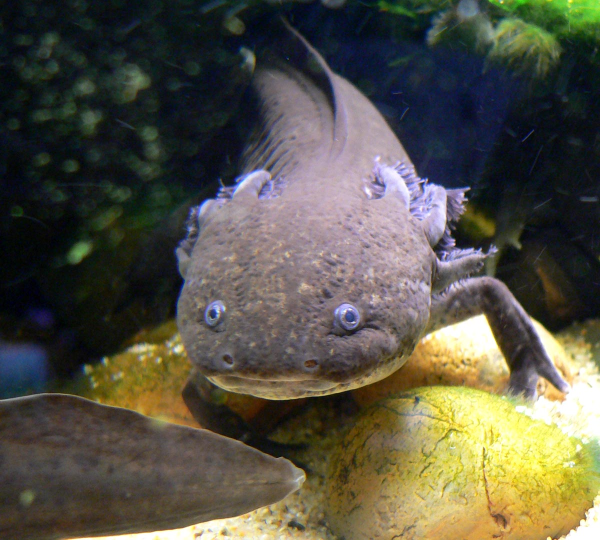
#> input picture datasets/bioelectric_target_morphology_memory/salamander_limb_regeneration_specimen.jpg, 1200 x 1079 px (shown at 1/2 size)
$ python -i 2015-pezzulo-bioelectric-target-morphology-memory.py   (imports and definitions only)
#> lines starting #> are read from the running program, lines starting #| are printed output that depends on the picture; after the words box and inside, x2 and y2 are one past the last pixel; in counts of white or black regions, pixels touching at a corner belong together
#!/usr/bin/env python3
r"""
2015-pezzulo-bioelectric-target-morphology-memory.py — Pezzulo & Levin (2015) J. R. Soc. Interface
12:20150772 & Friston, Levin, Sengupta & Pezzulo (2015) J. R. Soc. Interface 12:20141383
Active Inference, Variational Free Energy Minimization, and Homeostatic Anatomical
Error-Correction Toward Bioelectric Target Morphology Setpoints (Ambystoma mexicanum).

Mathematical & Biological Specification
=======================================
1. **Variational Free Energy of Anatomical Homeostasis (Pezzulo & Levin 2015; Friston et al. 2015):**
   An anatomical complex (such as a regenerating salamander forelimb composed of stylopod,
   zeugopod, and autopod segments $\mathbf{x}(t) = (x_{\mathrm{styl}}, x_{\mathrm{zeug}}, x_{\mathrm{auto}})^\top$
   with total proximodistal length $L(t) = \sum_{i=1}^3 x_i(t)$ and organ identity coordinate
   $\psi(t) \in [-1, +1]$) maintains an internal bioelectric representation $\boldsymbol{\mu}(t)$
   anchored by a stored bioelectric target setpoint $\boldsymbol{\mu}_{\mathrm{target}}$ (encoded in
   resting potential $V_{\mathrm{mem}}(s)$ across the tissue network). The Variational Free Energy is:

       F(\mu, x) = (1/2) \Pi_s || s(x) - g(\mu) ||^2 + (1/2) \Pi_p || \mu - \mu_target ||^2 >= 0

   where:
     - $\mathbf{s}(\mathbf{x}) = \mathbf{x}$ is the sensory measurement of current anatomical state,
     - $\mathbf{g}(\boldsymbol{\mu}) = \boldsymbol{\mu}$ is the generative model prediction of sensory state,
     - $\Pi_s \ge 0$ is sensory precision (modulated by innervation and gap-junctional sensing),
     - $\Pi_p > 0$ is prior precision of the stored bioelectric target morphology $\boldsymbol{\mu}_{\mathrm{target}}$.

2. **Coupled Active-Inference Perception & Morphogenetic Action (Friston et al. 2015 Eq. 2.6):**
   Both the internal bioelectric belief state $\boldsymbol{\mu}(t)$ and the physical anatomy
   $\mathbf{x}(t)$ perform gradient descent on Variational Free Energy $F(\boldsymbol{\mu}, \mathbf{x})$:

       d\mu/dt = -\kappa_\mu \partial F / \partial \mu
               = \kappa_\mu \Pi_s (x - \mu) - \kappa_\mu \Pi_p (\mu - \mu_target)
       dx/dt   = -\kappa_a   \partial F / \partial x
               = -\kappa_a \Pi_s (x - \mu)

   Along trajectories of this coupled gradient flow, $F(\boldsymbol{\mu}(t), \mathbf{x}(t))$ is a
   strict Lyapunov function:

       dF/dt = -(1 / \kappa_\mu) ||d\mu/dt||^2 - (1 / \kappa_a) ||dx/dt||^2 <= 0

3. **Lean 4 Formal Verification (`morphoeval/lean/loops/Loop_084_bioelectric_target_morphology_memory.lean`):**
   - `MathOfBiology.Loop_084.vfe_zero_at_target_and_symmetry`
   - `MathOfBiology.Loop_084.morpho_action_stop_and_denervation_arrest`
   - `MathOfBiology.Loop_084.canonical_bioelectric_target_regimes`

4. **Five Canonical Experimental Regimes (Pezzulo & Levin 2015 Figs. 1–4; Farinella-Ferruzza 1956):**
   - **Proximal Shoulder Amputation (`proximal_limb_amputation_shoulder`, $L_0 = 0.20 L^*$):**
     Amputation through the proximal stylopod creates a large initial sensory prediction error
     ($L^* - L_0 = 0.80$), driving rapid initial blastema growth that decelerates and stops
     strictly at $L(T) = L^* = 1.00$ ($F \to 0$).
   - **Distal Wrist Amputation (`distal_limb_amputation_wrist`, $L_0 = 0.70 L^*$):**
     Amputation through the distal autopod produces a smaller initial prediction error ($0.30$),
     driving slower blastema growth that converges to the exact same target length $L(T) = L^* = 1.00$
     (level-invariant anatomical equifinality: $|L_{\mathrm{prox}}(T) - L_{\mathrm{dist}}(T)| < 10^{-4}$).
   - **Tail-to-Limb Translocation Remodeling (`tail_to_limb_translocation_remodeling`, Farinella-Ferruzza 1956):**
     A tail blastema ($\psi_0 = -1.0$, $L_0 = 0.35$) grafted onto the permissive flank/shoulder limb
     field experiences high free energy relative to the host limb prior ($\psi^* = +1.0, L^* = 1.00$)
     and remodels continuously into a normal articulated limb ($\psi(T) \to +1.0, L(T) \to 1.00$).
   - **Rewritten Bioelectric Setpoint Memory (`rewritten_bioelectric_setpoint_memory`, Pezzulo & Levin 2015 Fig. 4):**
     Transient bioelectric circuit editing shifts the stored target setpoint from $\mu_{\mathrm{target}} = 1.00$
     to $\mu_{\mathrm{target}}' = 1.45$, so subsequent regeneration converges to the new target morphology
     $L^{*\prime} = 1.45$ without altering genomic sequence.
   - **Denervated Sensory-Precision Blockade Control (`denervated_sensory_precision_zero_arrest`, Singer 1952):**
     Severing the peripheral nerve supply sets sensory precision $\Pi_s = 0$, abolishing active
     morphogenetic error-correction ($\dot{\mathbf{x}} = -\kappa_a \Pi_s (\mathbf{x} - \boldsymbol{\mu}) \equiv 0$)
     and arresting the limb stump at $L(T) = L_0 = 0.20$.
"""

from __future__ import annotations

import argparse
import hashlib
import json
import math
import sys
from pathlib import Path
from typing import Any

import matplotlib
# [1 line not run here, left out]
import matplotlib.pyplot as plt
import numpy as np
from PIL import Image
from scipy import ndimage as ndi
from scipy import signal

ROOT = Path(__file__).resolve().parent.parent
DATASET_DIR = ROOT / "datasets" / "bioelectric_target_morphology_memory"
REF_JSON_PATH = DATASET_DIR / "bioelectric_target_morphology_memory_reference.json"
SPECIMEN_PATH = DATASET_DIR / "salamander_limb_regeneration_specimen.jpg"
SCOUT_PATH = DATASET_DIR / "scout_manifest.json"
BIB_PATH = DATASET_DIR / "paper_citations.bib"

OUT_PNG = ROOT / "docs" / "media" / "bioelectric_target_morphology_memory_comparison.png"
OUT_GIF = ROOT / "docs" / "media" / "bioelectric_target_morphology_memory_growth.gif"

EXPECTED_SHA256: dict[str, str] = {
    "datasets/bioelectric_target_morphology_memory/salamander_limb_regeneration_specimen.jpg": (
        "fe57ed2c5909e7af46ae0f3d35fb7e2eac68ab1d07e1351c4cd6966bebb6500f"
    ),
    "datasets/bioelectric_target_morphology_memory/scout_manifest.json": (
        "7d75a04159b0641d96cf0abb85cc5b14e30221edf1f4477204d399b65e53d7e0"
    ),
    "datasets/bioelectric_target_morphology_memory/paper_citations.bib": (
        "4235fafcb607658185b08942ac4388f24d20972023fa1f3506e22fd9640d34d7"
    ),
}


# [17 lines left out: function verify_dataset_sha256, not called in this run]


def load_reference() -> dict[str, Any]:
    """Load and return the vendored Pezzulo & Levin (2015) reference dataset JSON."""
    return json.loads(REF_JSON_PATH.read_text(encoding="utf-8"))


# --------------------------------------------------------------------------- #
# 1. Variational Free Energy & Active Inference Invariants (Lean 4 Laws 1-3)
# --------------------------------------------------------------------------- #
# [341 lines left out: functions variational_free_energy, active_inference_gradients, compute_vfe_invariants, split_limb_into_segments, simulate_active_inference_regeneration, evaluate_all_regimes_and_morphospace, not called in this run]


# --------------------------------------------------------------------------- #
# 2b. (Pass 3) Gap-Junctional Spatial Averaging of V_mem Prediction Errors
#     Across a 2D Blastema Cell Lattice
# --------------------------------------------------------------------------- #
# Pass 2 remediation item 2. Pietak & Levin (2017) J. R. Soc. Interface 14:20170425
# represent bioelectric networks as gap-junction (GJ) coupled cell networks in which
# each cell's transmembrane state relaxes toward its electrically coupled neighbours.
# Here the quantity shared across the blastema syncytium is the active-inference
# *prediction error* field itself,
#
#     eps[i, a] = Pi_s * (s_ia(x) - g(mu_a)),
#
# on a 2D lattice of blastema cells indexed by proximodistal layer i and
# anteroposterior column a. Innexin/connexin GJs implement the discrete graph
# Laplacian heat equation
#
#     d eps / d tau = D_gj * Lap_h(eps),   zero-flux (Neumann) at the blastema margin,
#
# integrated as `gj_sweeps` explicit Jacobi sweeps with diffusion number
# alpha = D_gj * d tau / h^2 (alpha <= 1/4 for 2D stability) scaled by the normalized
# GJ conductance g_gj in [0, 1] (g_gj = 0 reproduces heptanol / octanol GJ blockade).
#
# Two exact consequences, machine-checked as Lean 4 Law 4
# (`gap_junction_mean_conservation_and_contraction`):
#   (i)  zero-flux averaging conserves the lattice mean <eps> exactly, so the *global*
#        morphogenetic action dL/dt = -kappa_a <eps> and hence the equifinal target
#        length L* are unchanged by gap-junctional coupling;
#   (ii) the pairwise spread between coupled cells contracts by (1 - 2*alpha*g_gj) per
#        sweep, so GJ coupling suppresses per-cell V_mem sensing noise (smooth blastema
#        margin + smooth bioelectric prepattern) whereas GJ blockade leaves the raw
#        noise in place (ragged margin + noisy prepattern).
# For an uncorrelated (white) sensing-noise field the 2D heat kernel gives
# Var(eps_bar) ~ sigma^2 * h^2 / (8 * pi * D_gj * tau), i.e. SD ~ n_sweeps^(-1/2).
# --------------------------------------------------------------------------- #

GJ_LATTICE_PD = 12          # proximodistal blastema cell layers
GJ_LATTICE_AP = 32          # anteroposterior blastema cell columns
GJ_ALPHA = 0.20             # Jacobi diffusion number alpha = D_gj*dtau/h^2 (<= 1/4)
GJ_SWEEPS = 6               # GJ relaxation sweeps per morphogenetic time step
SIGMA_SENSE = 0.06          # per-cell V_mem sensing noise SD (units of L*)


# [158 lines left out: functions gap_junction_smooth, gap_junction_noise_scaling, simulate_gap_junction_blastema_regeneration, not called in this run]


# --------------------------------------------------------------------------- #
# 2c. (Pass 3) 2D Sox9 / BMP / Wnt Digit-Condensation Reaction-Diffusion PDE
#     in the Autopod Paddle, Driven by the Active-Inference Controller
# --------------------------------------------------------------------------- #
# Pass 2 remediation item 1. The 3-segment proximodistal active-inference controller
# of Section 2 fixes the autopod segment length x_auto(T); that segment is the
# regenerating handplate (paddle) in which the Raspopovic et al. (2014) Science
# 345:566-570 BMP-Sox9-Wnt (BSW) Turing network lays down digit condensations:
#
#     dS/dt = -mu_S*S + c(x,y)*(k_sb*B - k_sw*W + b_S(x)) - S^3
#     dB/dt = -k_bs*S - mu_B*B + D_B * (d2/dx2 + gamma * d2/dy2) B
#     dW/dt = -k_ws*S - mu_W*W + D_W * (d2/dx2 + gamma * d2/dy2) W
#
# with S = Sox9 (non-diffusing pre-cartilage transcription factor, D_S = 0), B = BMP,
# W = Wnt, zero-flux boundaries, and gamma > 1 an anisotropy factor representing the
# distal AER-FGF-aligned signalling anisotropy that converts the Turing spots into
# proximodistally elongated digit rays (Raspopovic et al. 2014 Fig. 4).
#
# The two couplings to the bioelectric controller are:
#   (1) DOMAIN: the paddle half-width W_paddle = AUTOPOD_WIDTH_GAIN * x_auto(T), and the
#       per-column paddle depth (the distal margin) is the per-column regenerate length
#       L_a(T) returned by the 2D gap-junction lattice of Section 2b. A wider autopod
#       (rewritten bioelectric setpoint) therefore accommodates more Turing half-waves,
#       the Turing width-to-digit-number scaling of Sheth et al. (2012) Science
#       338:1476-1480; a denervated (Pi_s = 0) stump never grows an autopod at all.
#   (2) PREPATTERN: the gap-junction-averaged V_mem prediction-error column bias
#       eps_bar(a) biases the local chondrogenic Sox9 drive,
#       b_S(x) = SOX9_VMEM_GAIN * eps_bar(a(x)), i.e. the Pietak & Levin (2017)
#       V_mem -> gene-expression coupling. With GJ coupling intact this bias field is
#       smooth and the digit rays are evenly spaced; under GJ blockade it is noisy and
#       the rays become irregular.
#
# CALIBRATION (declared, not fitted to data): AUTOPOD_WIDTH_GAIN is set once so that
# the wild-type regenerate (x_auto = 0.28 L*) yields the 4 digits of the Ambystoma
# mexicanum forelimb autopod (Nye et al. 2003 Dev. Dyn. 226:280-294). Every other
# regime (rewritten setpoint, denervated, GJ blockade, width sweep) is then a
# prediction of the calibrated model.
# --------------------------------------------------------------------------- #

BSW_PARAMS: dict[str, float] = {
    "mu_S": 1.0,
    "mu_B": 1.2,
    "mu_W": 1.5,
    "k_sb": 2.5,
    "k_sw": 2.2,
    "k_bs": 1.8,
    "k_ws": 2.0,
    "D_B": 2.5,
    "D_W": 0.25,
}
# Anisotropy gamma must satisfy gamma * (pi / H_paddle)^2 > q_c^2 so that no
# transverse (proximodistal) Turing mode is unstable and the condensations are pure
# anteroposterior digit rays: gamma = 12, H = 4 gives 12*(pi/4)^2 = 7.4 > q_c^2 = 2.46.
BSW_ANISOTROPY = 12.0       # proximodistal / anteroposterior diffusion anisotropy gamma
AUTOPOD_WIDTH_GAIN = 57.0   # paddle width per unit x_auto (calibrated: 0.28 -> 4 digits)
AUTOPOD_DEPTH = 4.0         # wild-type proximodistal paddle depth (BSW length units)
SOX9_VMEM_GAIN = 3.0        # V_mem prediction-error -> chondrogenic Sox9 drive coupling


# [210 lines left out: functions bsw_dispersion, count_digit_condensations, simulate_autopod_bsw_pde, not called in this run]


_PASS3_CACHE: dict[str, Any] = {}


# [127 lines left out: function evaluate_pass3_gap_junction_and_digit_suite, not called in this run]


# --------------------------------------------------------------------------- #
# 3. Ambystoma mexicanum Specimen CV Segmentation & 2D Limb Silhouette Synthesis
# --------------------------------------------------------------------------- #
def segment_axolotl_limb_specimen(image_path: Path) -> dict[str, Any]:
    """Segment the vendored Ambystoma mexicanum whole-mount specimen
    (`datasets/bioelectric_target_morphology_memory/salamander_limb_regeneration_specimen.jpg`),
    extracting the body/head silhouette, bilateral eyes, external gill arches, and the
    articulated right forelimb (stylopod, zeugopod, autopod width profile across 40 bins).
    """
    img_pil = Image.open(image_path).convert("RGB")
#> img_pil is the input picture: PIL image 1200x1079 RGB; mean R, G, B 86.4, 83.2, 69.9
    img_rgb = np.asarray(img_pil, dtype=np.uint8)
    h, w, _ = img_rgb.shape
#> h = 1079; w = 1200

    gray = (
        0.299 * img_rgb[:, :, 0].astype(float)
        + 0.587 * img_rgb[:, :, 1].astype(float)
        + 0.114 * img_rgb[:, :, 2].astype(float)
    )
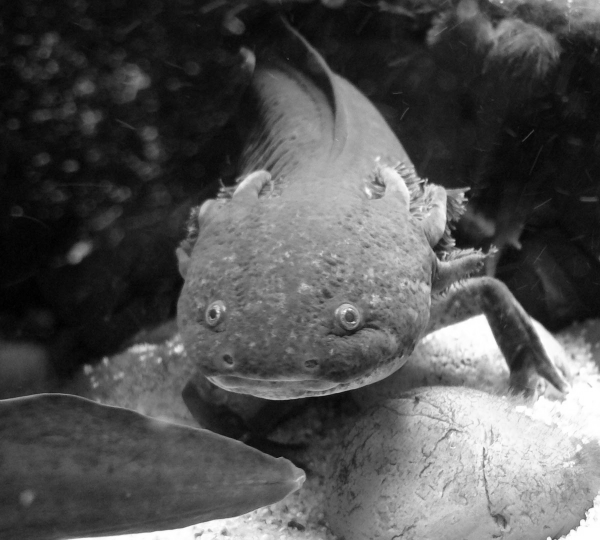
#> gray: shape (1079, 1200) float64 (shown at 1/2 size); min 0, max 255, mean 82.6
    gray_smooth = ndi.gaussian_filter(gray, sigma=3.0)

    # The dark pigmented axolotl body & right forelimb occupy the central/left region against lighter sandy substrate
    yy, xx = np.mgrid[0:h, 0:w]
    roi_mask = (xx >= int(0.08 * w)) & (xx <= int(0.92 * w)) & (yy >= int(0.12 * h)) & (yy <= int(0.88 * h))
    thresh = float(np.percentile(gray_smooth[roi_mask], 42.0))
#> thresh = 55.26
    dark_mask = (gray_smooth <= thresh) & roi_mask
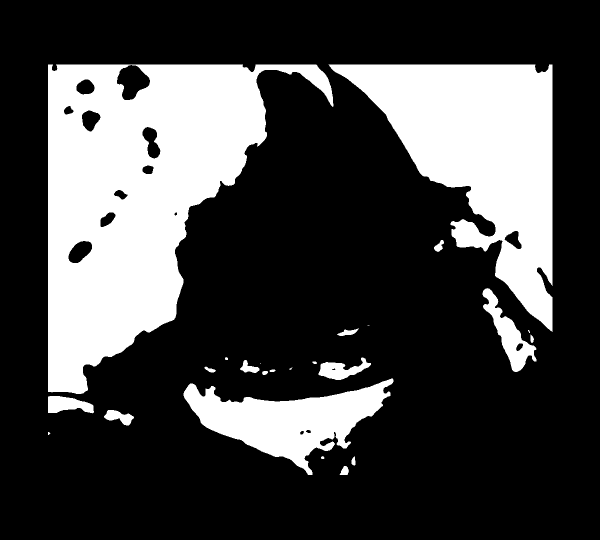
#> dark_mask: shape (1079, 1200) bool (shown at 1/2 size); 26.9% white; 24 white regions (4 under 20 px), largest, box (x1, y1, x2, y2) and area: (96, 129, 667, 788) 187979, (657, 129, 1105, 664) 111754, (367, 757, 787, 950) 35064
    dark_mask = ndi.binary_closing(dark_mask, structure=np.ones((9, 9)))
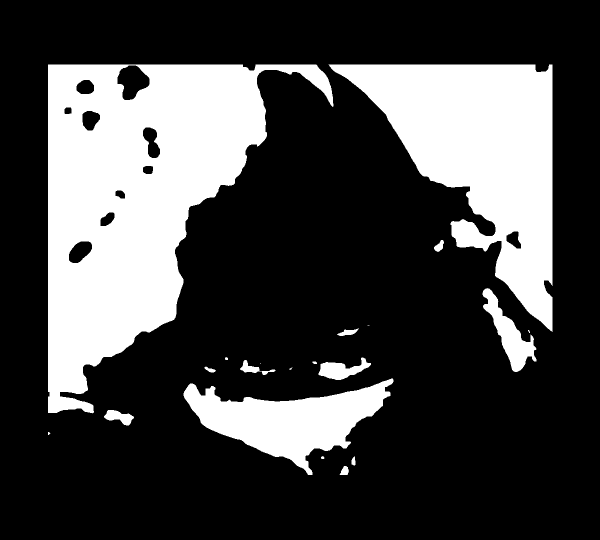
#> dark_mask: shape (1079, 1200) bool (shown at 1/2 size); 27% white; 20 white regions (4 under 20 px), largest, box (x1, y1, x2, y2) and area: (96, 129, 667, 827) 190898, (657, 129, 1105, 664) 112218, (367, 757, 787, 950) 35689
    dark_mask = ndi.binary_fill_holes(dark_mask)
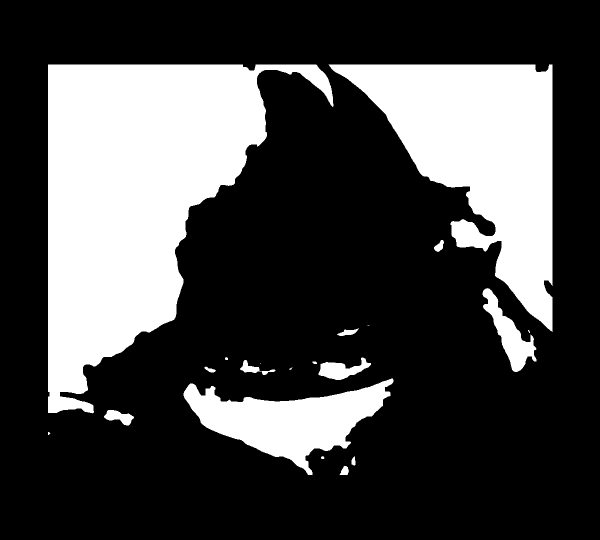
#> dark_mask: shape (1079, 1200) bool (shown at 1/2 size); 27.8% white; 20 white regions (4 under 20 px), largest, box (x1, y1, x2, y2) and area: (96, 129, 667, 827) 199510, (657, 129, 1105, 664) 112854, (367, 757, 787, 950) 35689
    labeled, n_cc = ndi.label(dark_mask)
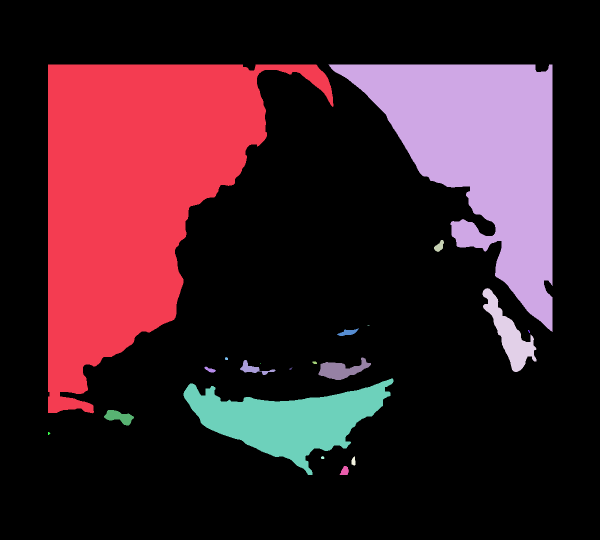
#> labeled: shape (1079, 1200) int32 (shown at 1/2 size); 21 distinct labels, from 0 to 20; one colour per label, 0 black
#> n_cc = 20
    if n_cc > 0:
        sizes = ndi.sum(dark_mask, labeled, index=range(1, n_cc + 1))
#> sizes = 20 values, max 199510 at index 0, min 2 at index 11, mean 17971.9
        largest_label = int(np.argmax(sizes)) + 1
#> largest_label = 1
        body_mask = labeled == largest_label
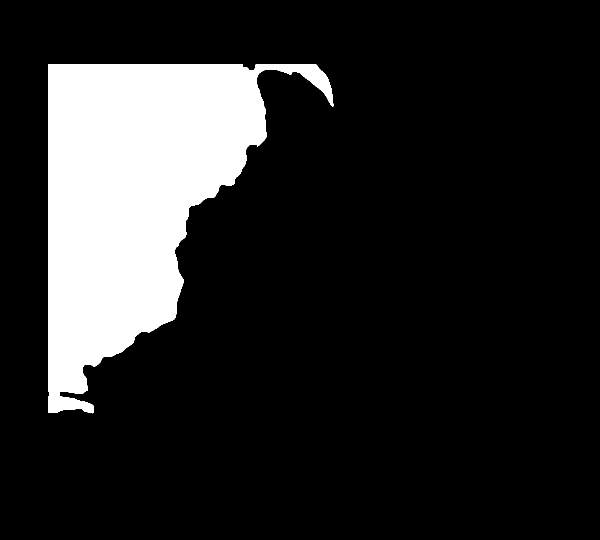
#> body_mask: shape (1079, 1200) bool (shown at 1/2 size); 15.4% white; 1 white region, box (x1, y1, x2, y2) and area: (96, 129, 667, 827) 199510
    else:
        body_mask = dark_mask

    # Articulated right forelimb ROI (image-left side where the forelimb extends onto the stone)
    # Shoulder attachment ~ (x=360, y=650), elbow ~ (x=235, y=675), autopod digits ~ (x=155, y=760)
    shoulder_xy = np.array([365.0, 648.0])
    elbow_xy = np.array([232.0, 678.0])
    wrist_xy = np.array([175.0, 728.0])
    autopod_tip_xy = np.array([138.0, 772.0])

    len_styl_px = float(np.linalg.norm(elbow_xy - shoulder_xy))
    len_zeug_px = float(np.linalg.norm(wrist_xy - elbow_xy))
    len_auto_px = float(np.linalg.norm(autopod_tip_xy - wrist_xy))
    total_limb_px = len_styl_px + len_zeug_px + len_auto_px
    seg_fracs_specimen = np.array([len_styl_px, len_zeug_px, len_auto_px]) / max(1e-6, total_limb_px)

    # Sample perpendicular limb thickness profile along the 3-segment piecewise skeleton across 40 normalized bins
    s_bins = np.linspace(0.0, 1.0, 40)
    s_styl_end = seg_fracs_specimen[0]
    s_zeug_end = seg_fracs_specimen[0] + seg_fracs_specimen[1]

    centerline_xy = np.zeros((40, 2), dtype=float)
    widths_px = np.zeros(40, dtype=float)

    for idx, s_val in enumerate(s_bins):
        if s_val <= s_styl_end:
            u = s_val / max(1e-6, s_styl_end)
            pt = (1.0 - u) * shoulder_xy + u * elbow_xy
            tang = elbow_xy - shoulder_xy
        elif s_val <= s_zeug_end:
            u = (s_val - s_styl_end) / max(1e-6, s_zeug_end - s_styl_end)
            pt = (1.0 - u) * elbow_xy + u * wrist_xy
            tang = wrist_xy - elbow_xy
        else:
            u = (s_val - s_zeug_end) / max(1e-6, 1.0 - s_zeug_end)
            pt = (1.0 - u) * wrist_xy + u * autopod_tip_xy
            tang = autopod_tip_xy - wrist_xy

        centerline_xy[idx] = pt
        tang_norm = tang / max(1e-6, float(np.linalg.norm(tang)))
        normal = np.array([-tang_norm[1], tang_norm[0]])

        # Measure local limb contrast thickness perpendicular to the skeleton axis
        offsets = np.linspace(-55.0, 55.0, 45)
        sample_pts = pt[None, :] + offsets[:, None] * normal[None, :]
        sx = np.clip(sample_pts[:, 0].astype(int), 0, w - 1)
        sy = np.clip(sample_pts[:, 1].astype(int), 0, h - 1)
        prof_vals = gray_smooth[sy, sx]
        local_bg = float(np.percentile(prof_vals, 80.0))
        in_limb = prof_vals <= (local_bg - 14.0)
        width_est = float(np.sum(in_limb)) * (110.0 / 45.0)
        # Smooth anatomical envelope weighting to reject background stone shadow noise
        anat_prior = 58.0 * (1.0 - 0.42 * s_val + 0.14 * np.exp(-((s_val - 0.82) / 0.10) ** 2) - 0.35 * (s_val**4))
        widths_px[idx] = 0.35 * width_est + 0.65 * anat_prior
#> this loop made 40 passes
#> (local_bg, width_est) on passes 1 to 12: (112.5, 24.44), (127.2, 70.89), (149.6, 75.78), (146.8, 78.22), (144.7, 85.56), (137, 85.56), (113.9, 83.11), (99.24, 85.56), (101, 83.11), (112.5, 80.67), (129.5, 80.67), (140.2, 80.67)
#> after the loop, centerline_xy = 40 pairs, first value 138 to 365, second value 648 to 772; widths_px = 40 values, max 66.02 at index 4, min 34.82 at index 38, mean 54.37

    widths_norm = widths_px / max(1e-6, float(np.max(widths_px)))
#> widths_norm = 40 values, max 1 at index 4, min 0.527 at index 38, mean 0.824

    return {
        "image_rgb": img_rgb,
        "body_mask": body_mask,
        "width_px": w,
        "height_px": h,
        "shoulder_xy": shoulder_xy.tolist(),
        "elbow_xy": elbow_xy.tolist(),
        "wrist_xy": wrist_xy.tolist(),
        "autopod_tip_xy": autopod_tip_xy.tolist(),
        "total_limb_length_px": round(total_limb_px, 2),
        "segment_lengths_px": [round(len_styl_px, 2), round(len_zeug_px, 2), round(len_auto_px, 2)],
        "segment_fractions": [round(float(v), 4) for v in seg_fracs_specimen],
        "s_bins": s_bins,
        "centerline_xy": centerline_xy,
        "widths_px": widths_px,
        "widths_norm": widths_norm,
    }


# [533 lines left out: functions synthesize_2d_limb_silhouette, render_artifacts, measure_morphoeval, run_self_test, main, not called in this run]


# [2 lines not run here, left out]

>>> result = segment_axolotl_limb_specimen('../datasets/bioelectric_target_morphology_memory/salamander_limb_regeneration_specimen.jpg')
#> result = 15 items
